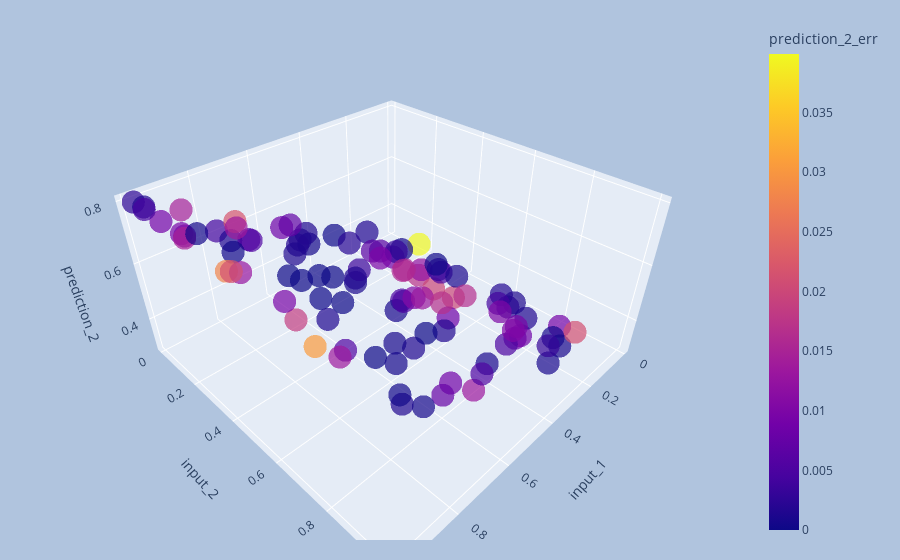

Source (notebook cell):
### Code cell
interactive_3d_plot(val_df_normalized, 'input_1', 'input_2', 'prediction_2', 'prediction_2_err')
